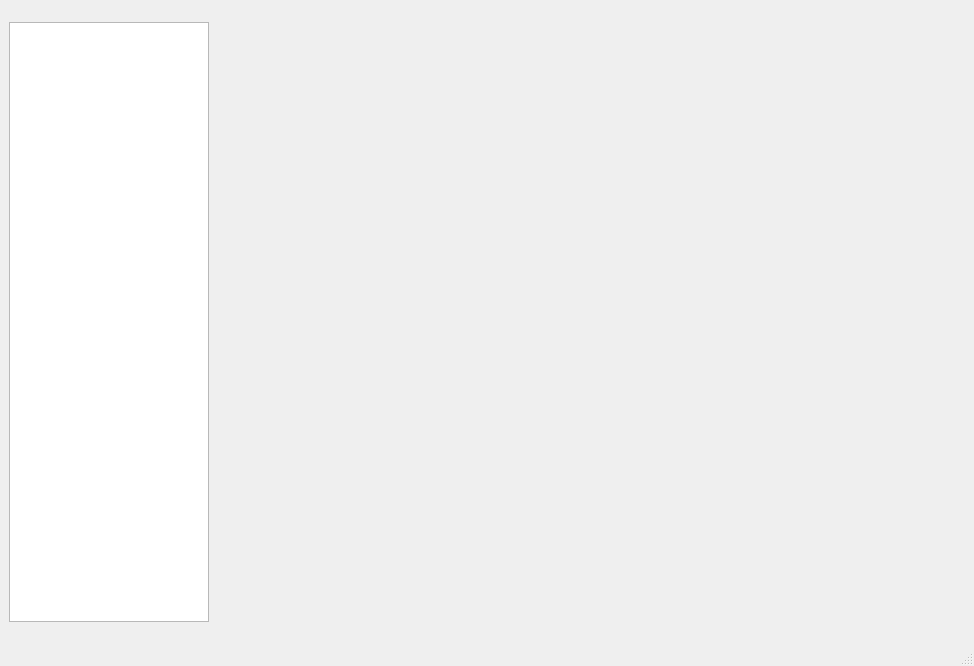
<?xml version="1.0" encoding="UTF-8"?>
<ui version="4.0">
 <class>MainWindow</class>
 <widget class="QMainWindow" name="MainWindow">
  <property name="geometry">
   <rect>
    <x>0</x>
    <y>0</y>
    <width>974</width>
    <height>666</height>
   </rect>
  </property>
  <property name="windowTitle">
   <string>MainWindow</string>
  </property>
  <widget class="QWidget" name="centralwidget">
   <layout class="QGridLayout" name="gridLayout">
    <item row="0" column="0">
     <widget class="QListWidget" name="flist_widget">
      <property name="maximumSize">
       <size>
        <width>200</width>
        <height>600</height>
       </size>
      </property>
     </widget>
    </item>
    <item row="0" column="1">
     <widget class="QWidget" name="plotter_widget" native="true">
      <layout class="QVBoxLayout" name="verticalLayout"/>
     </widget>
    </item>
   </layout>
  </widget>
  <widget class="QMenuBar" name="menubar">
   <property name="geometry">
    <rect>
     <x>0</x>
     <y>0</y>
     <width>974</width>
     <height>26</height>
    </rect>
   </property>
  </widget>
  <widget class="QStatusBar" name="statusbar"/>
 </widget>
 <resources/>
 <connections/>
</ui>
